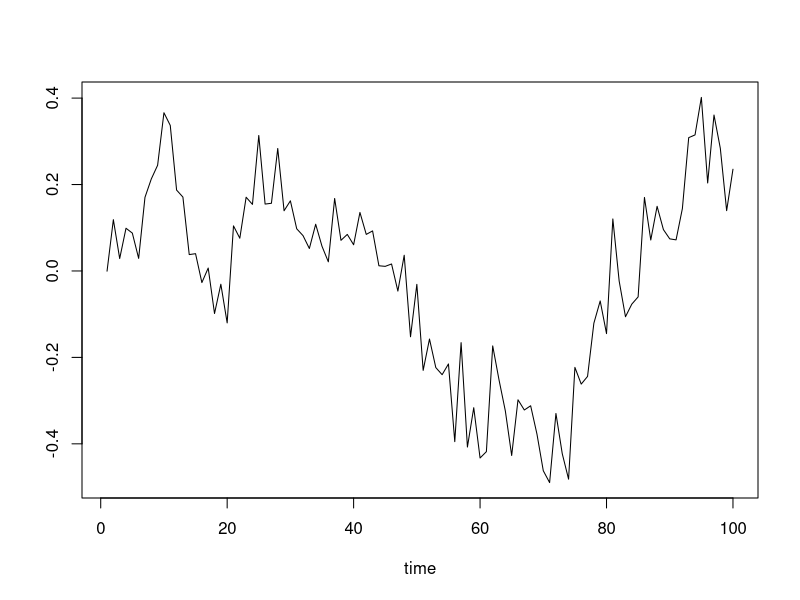
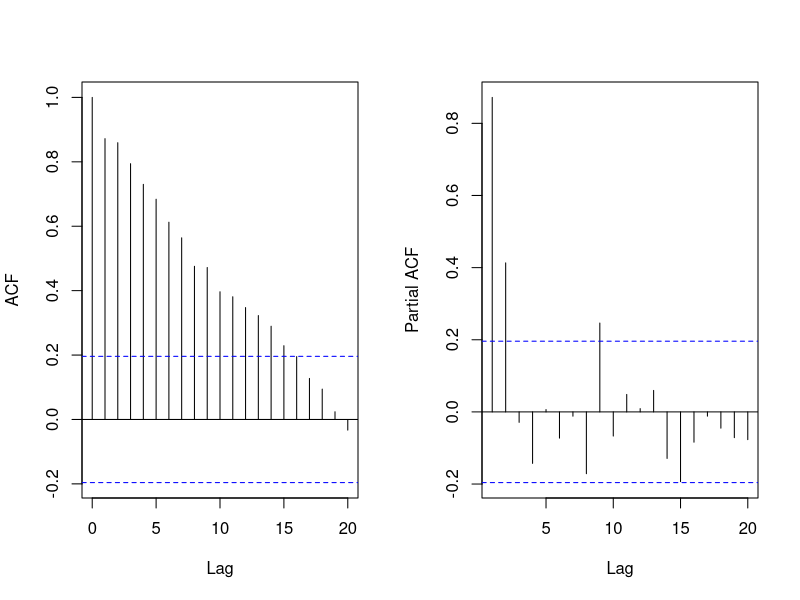
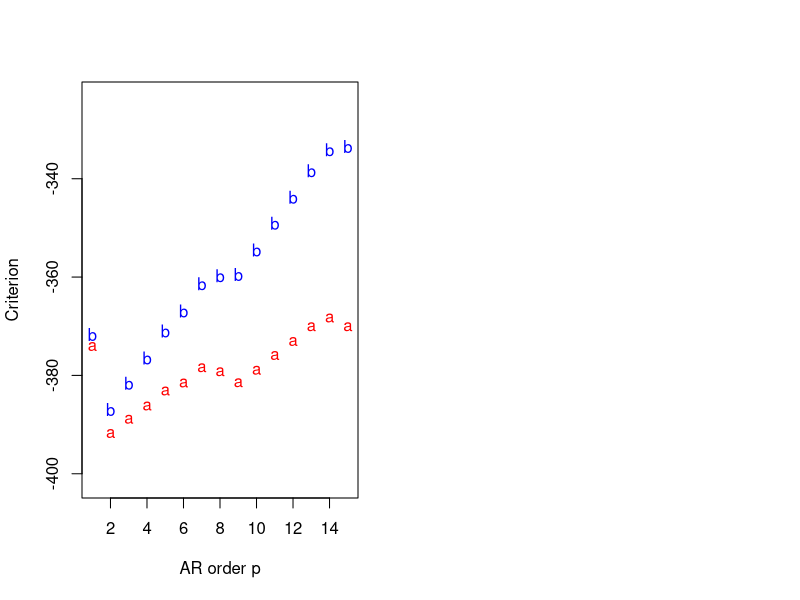
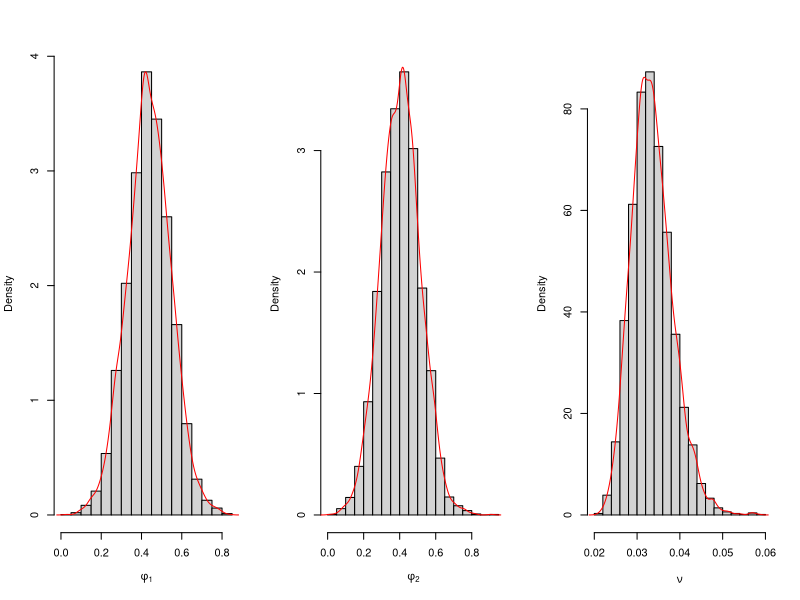

The R script that drew these images, in order:
## ---- chunk 1
## Simulate data
set.seed(1)
AR.model = list(order = c(2, 0, 0), ar = c(0.5, 0.4))
y.sample = arima.sim(n = 100, model = AR.model, sd = 0.1)
plot(y.sample, type = "l", xlab = "time", ylab = "")
## ---- chunk 2
par(mfrow = c(1, 2))
acf(y.sample, main = "", xlab = "Lag")
pacf(y.sample, main = "", xlab = "Lag")
## ---- chunk 3
n.all = length(y.sample)
p.star = 15

Y = matrix(y.sample[(p.star + 1):n.all], ncol = 1)
sample.all = matrix(y.sample, ncol = 1)
n = length(Y)
p = seq(1, p.star, by = 1)

design.mtx = function(p_cur) {
  Fmtx = matrix(0, ncol = n, nrow = p_cur)
  for (i in 1:p_cur) {
    start.y = p.star + 1 - i
    end.y = start.y + n - 1
    Fmtx[i,] = sample.all[start.y : end.y, 1]
  }
  return(Fmtx)
}

criteria.ar = function(p_cur) {
  Fmtx = design.mtx(p_cur)
  beta.hat=chol2inv(chol(Fmtx%*%t(Fmtx)))%*%Fmtx%*%Y
  R=t(Y-t(Fmtx)%*%beta.hat)%*%(Y-t(Fmtx)%*%beta.hat)
  sp.square=R/(n-p_cur)
  aic=2*p_cur+n*log(sp.square)
  bic=log(n)*p_cur+n*log(sp.square)
  result=c(aic,bic)
  return(result)
}

criteria = sapply(p, criteria.ar)

plot(p, criteria[1,], type = "p", pch = "a", col = "red", xlab = "AR order p", ylab = "Criterion", main="", ylim = c(min(criteria) - 10, max(criteria) + 10))
points(p, criteria[2,], pch = "b", col = "blue")
## ---- chunk 4
library(mvtnorm)

n.all=length(y.sample)
p=2
m0=matrix(rep(0,p),ncol=1)
C0=diag(p)
n0=2
d0=2

Y=matrix(y.sample[3:n.all],ncol=1)
Fmtx=matrix(c(y.sample[2:(n.all-1)],y.sample[1:(n.all-2)]),nrow=p,byrow=TRUE)
n=length(Y)

e=Y-t(Fmtx)%*%m0
Q=t(Fmtx)%*%C0%*%Fmtx+diag(n)
Q.inv=chol2inv(chol(Q))
A=C0%*%Fmtx%*%Q.inv
m=m0+A%*%e
C=C0-A%*%Q%*%t(A)
n.star=n+n0
d.star=t(Y-t(Fmtx)%*%m0)%*%Q.inv%*%(Y-t(Fmtx)%*%m0)+d0

n.sample=5000

nu.sample=rep(0,n.sample)
phi.sample=matrix(0,nrow=n.sample,ncol=p)

for (i in 1:n.sample) {
  set.seed(i)
  nu.new=1/rgamma(1,shape=n.star/2,rate=d.star/2)
  nu.sample[i]=nu.new
  phi.new=rmvnorm(1,mean=m,sigma=nu.new*C)
  phi.sample[i,]=phi.new
}

par(mfrow=c(1,3))
hist(phi.sample[,1],freq=FALSE,xlab=expression(phi[1]),main="")
lines(density(phi.sample[,1]),type='l',col='red')
hist(phi.sample[,2],freq=FALSE,xlab=expression(phi[2]),main="")
lines(density(phi.sample[,2]),type='l',col='red')
hist(nu.sample,freq=FALSE,xlab=expression(nu),main="")
lines(density(nu.sample),type='l',col='red')
## ---- chunk 5
cal_log_likelihood=function(phi,nu){
  mu.y=t(Fmtx)%*%phi
  log.lik=sapply(
    1:length(mu.y), 
    function(k){
      dnorm(Y[k,1],mu.y[k],sqrt(nu),log=TRUE)
    }
  )
  sum(log.lik)
}

phi.bayes=colMeans(phi.sample)
nu.bayes=mean(nu.sample)

log.lik.bayes=cal_log_likelihood(phi.bayes,nu.bayes)

post.log.lik=sapply(
  1:5000, 
  function(k){
    cal_log_likelihood(phi.sample[k,],nu.sample[k])
  }
)
E.post.log.lik=mean(post.log.lik)

p_DIC=2*(log.lik.bayes-E.post.log.lik)
DIC=-2*log.lik.bayes+2*p_DIC
DIC
